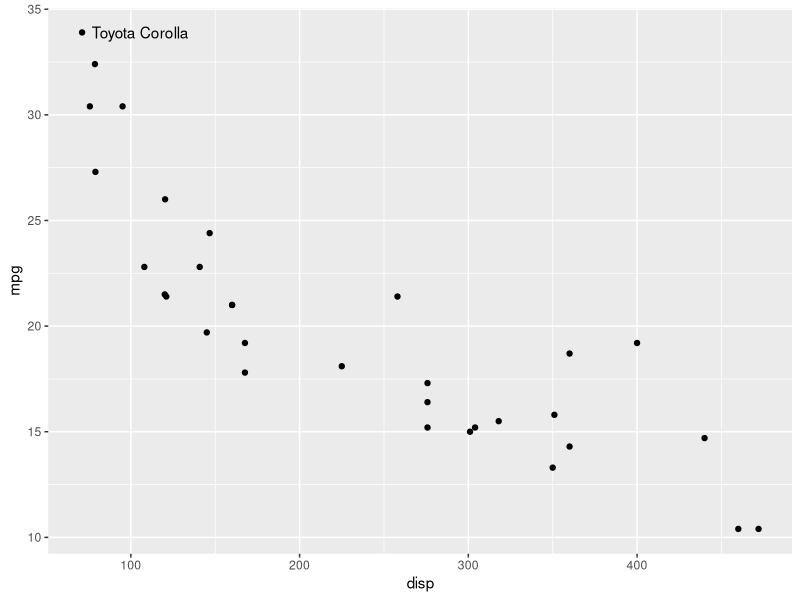
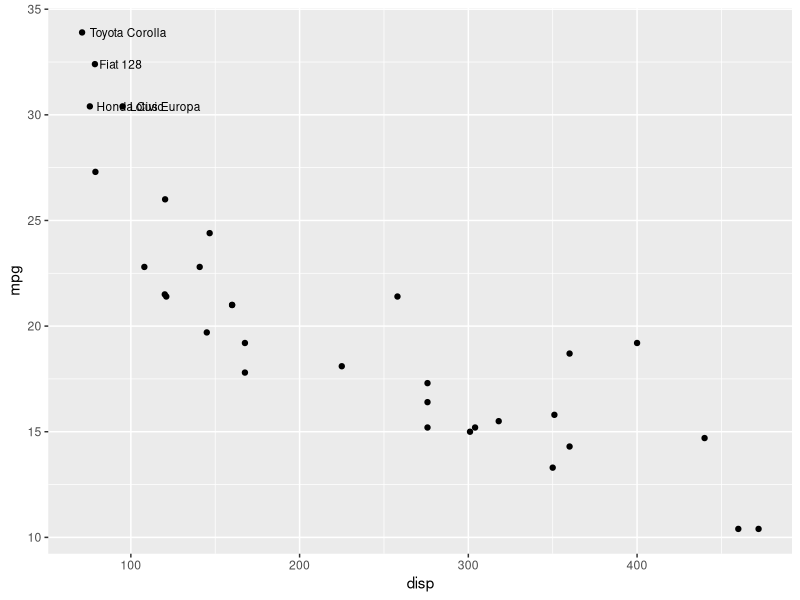

Source code (R) for these figures, in order:
# Chapter exercises verification (run from repo root).
library(ggplot2)
top <- mtcars[which.max(mtcars$mpg), ]
p1 <- ggplot(mtcars) + geom_point(aes(disp, mpg)) + annotate("text", x = top$disp, y = top$mpg, label = "Toyota Corolla", hjust = -0.1)
efficient <- mtcars[mtcars$mpg > 30, ]; efficient$model <- rownames(efficient)
p2 <- ggplot(mtcars) + geom_point(aes(disp, mpg)) + geom_text(data = efficient, aes(disp, mpg, label = model), hjust = -0.1, size = 3)
invisible(lapply(list(p1, p2), ggplot_build))
stopifnot(rownames(top) == "Toyota Corolla", sum(mtcars$mpg > 30) == 4)
message("ch-annotations OK")
